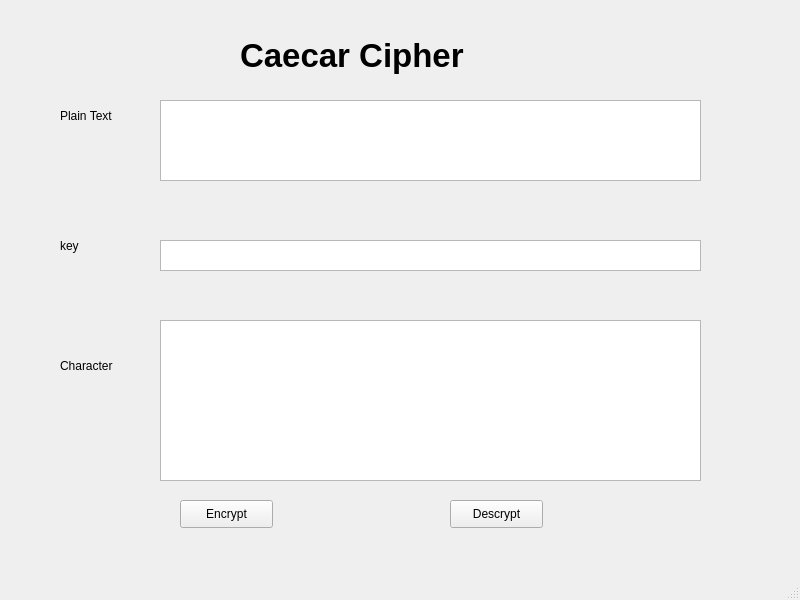
<?xml version="1.0" encoding="UTF-8"?>
<ui version="4.0">
 <class>MainWindow</class>
 <widget class="QMainWindow" name="MainWindow">
  <property name="geometry">
   <rect>
    <x>0</x>
    <y>0</y>
    <width>800</width>
    <height>600</height>
   </rect>
  </property>
  <property name="windowTitle">
   <string>MainWindow</string>
  </property>
  <widget class="QWidget" name="centralwidget">
   <widget class="QLabel" name="label">
    <property name="geometry">
     <rect>
      <x>240</x>
      <y>20</y>
      <width>301</width>
      <height>71</height>
     </rect>
    </property>
    <property name="font">
     <font>
      <pointsize>25</pointsize>
      <weight>75</weight>
      <bold>true</bold>
     </font>
    </property>
    <property name="text">
     <string>Caecar Cipher </string>
    </property>
   </widget>
   <widget class="QLabel" name="label_2">
    <property name="geometry">
     <rect>
      <x>60</x>
      <y>100</y>
      <width>71</width>
      <height>31</height>
     </rect>
    </property>
    <property name="font">
     <font>
      <pointsize>9</pointsize>
     </font>
    </property>
    <property name="text">
     <string>Plain Text</string>
    </property>
   </widget>
   <widget class="QLabel" name="label_3">
    <property name="geometry">
     <rect>
      <x>60</x>
      <y>230</y>
      <width>71</width>
      <height>31</height>
     </rect>
    </property>
    <property name="font">
     <font>
      <pointsize>9</pointsize>
     </font>
    </property>
    <property name="text">
     <string>key</string>
    </property>
   </widget>
   <widget class="QLabel" name="label_4">
    <property name="geometry">
     <rect>
      <x>60</x>
      <y>350</y>
      <width>71</width>
      <height>31</height>
     </rect>
    </property>
    <property name="font">
     <font>
      <pointsize>9</pointsize>
     </font>
    </property>
    <property name="text">
     <string>Character </string>
    </property>
   </widget>
   <widget class="QTextEdit" name="textEdit">
    <property name="geometry">
     <rect>
      <x>160</x>
      <y>100</y>
      <width>541</width>
      <height>81</height>
     </rect>
    </property>
   </widget>
   <widget class="QTextEdit" name="textEdit_2">
    <property name="geometry">
     <rect>
      <x>160</x>
      <y>240</y>
      <width>541</width>
      <height>31</height>
     </rect>
    </property>
   </widget>
   <widget class="QTextEdit" name="textEdit_3">
    <property name="geometry">
     <rect>
      <x>160</x>
      <y>320</y>
      <width>541</width>
      <height>161</height>
     </rect>
    </property>
   </widget>
   <widget class="QPushButton" name="btn_encrypt">
    <property name="geometry">
     <rect>
      <x>180</x>
      <y>500</y>
      <width>93</width>
      <height>28</height>
     </rect>
    </property>
    <property name="text">
     <string>Encrypt</string>
    </property>
   </widget>
   <widget class="QPushButton" name="btn_descrypt">
    <property name="geometry">
     <rect>
      <x>450</x>
      <y>500</y>
      <width>93</width>
      <height>28</height>
     </rect>
    </property>
    <property name="text">
     <string>Descrypt</string>
    </property>
   </widget>
  </widget>
  <widget class="QMenuBar" name="menubar">
   <property name="geometry">
    <rect>
     <x>0</x>
     <y>0</y>
     <width>800</width>
     <height>26</height>
    </rect>
   </property>
  </widget>
  <widget class="QStatusBar" name="statusbar"/>
 </widget>
 <resources/>
 <connections/>
</ui>
